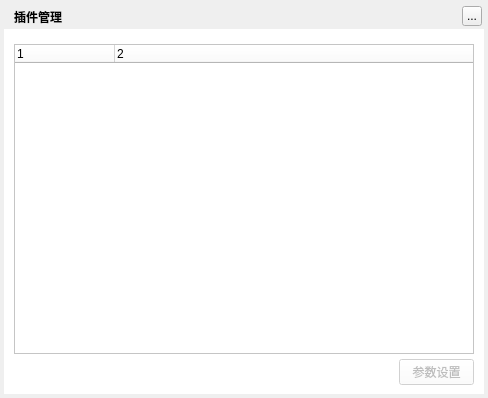
<?xml version="1.0" encoding="UTF-8"?>
<ui version="4.0">
 <class>MusicQmmpPluginWidget</class>
 <widget class="QDialog" name="MusicQmmpPluginWidget">
  <property name="geometry">
   <rect>
    <x>0</x>
    <y>0</y>
    <width>488</width>
    <height>398</height>
   </rect>
  </property>
  <property name="windowTitle">
   <string>插件管理</string>
  </property>
  <widget class="QLabel" name="background">
   <property name="geometry">
    <rect>
     <x>4</x>
     <y>4</y>
     <width>480</width>
     <height>390</height>
    </rect>
   </property>
   <property name="styleSheet">
    <string notr="true"/>
   </property>
   <property name="text">
    <string/>
   </property>
  </widget>
  <widget class="QLabel" name="topTitleName">
   <property name="geometry">
    <rect>
     <x>14</x>
     <y>4</y>
     <width>220</width>
     <height>25</height>
    </rect>
   </property>
   <property name="styleSheet">
    <string notr="true">color:&quot;#FFFFFF&quot;;font-weight:bold</string>
   </property>
   <property name="text">
    <string>插件管理</string>
   </property>
  </widget>
  <widget class="QToolButton" name="topTitleCloseButton">
   <property name="geometry">
    <rect>
     <x>462</x>
     <y>6</y>
     <width>20</width>
     <height>20</height>
    </rect>
   </property>
   <property name="text">
    <string>...</string>
   </property>
  </widget>
  <widget class="QWidget" name="backgroundMask" native="true">
   <property name="geometry">
    <rect>
     <x>4</x>
     <y>29</y>
     <width>480</width>
     <height>365</height>
    </rect>
   </property>
   <property name="styleSheet">
    <string notr="true">background:white;</string>
   </property>
   <widget class="QTreeWidget" name="treeWidget">
    <property name="geometry">
     <rect>
      <x>10</x>
      <y>15</y>
      <width>460</width>
      <height>310</height>
     </rect>
    </property>
    <property name="alternatingRowColors">
     <bool>true</bool>
    </property>
    <property name="animated">
     <bool>true</bool>
    </property>
    <property name="columnCount">
     <number>2</number>
    </property>
    <column>
     <property name="text">
      <string notr="true">1</string>
     </property>
    </column>
    <column>
     <property name="text">
      <string notr="true">2</string>
     </property>
    </column>
   </widget>
   <widget class="QPushButton" name="settingButton">
    <property name="enabled">
     <bool>false</bool>
    </property>
    <property name="geometry">
     <rect>
      <x>395</x>
      <y>330</y>
      <width>75</width>
      <height>26</height>
     </rect>
    </property>
    <property name="cursor">
     <cursorShape>PointingHandCursor</cursorShape>
    </property>
    <property name="focusPolicy">
     <enum>Qt::NoFocus</enum>
    </property>
    <property name="text">
     <string>参数设置</string>
    </property>
   </widget>
  </widget>
  <zorder>background</zorder>
  <zorder>backgroundMask</zorder>
  <zorder>topTitleName</zorder>
  <zorder>topTitleCloseButton</zorder>
 </widget>
 <resources/>
 <connections/>
</ui>
